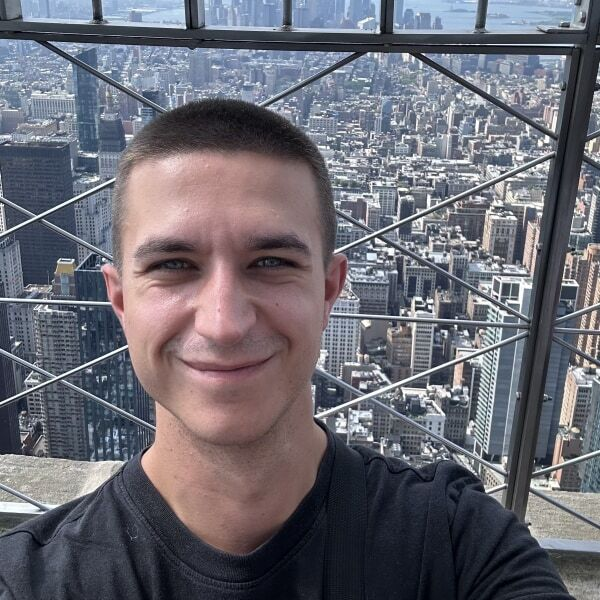
#> input picture input/charlie-test.jpeg, 600 x 600 px
$ python heatmap.py ../../input/charlie-test.jpeg
#> lines starting #> are read from the running program, lines starting #| are printed output that depends on the picture
"""Puzzle quality heatmap — visual overlay showing problem regions.

Divides image into a piece-sized grid, computes per-cell quality
(local variance + color entropy + edge density), and generates a
color-coded overlay: green (good) → yellow (weak) → red (dead zone).

Also returns a JSON-serializable grid of cell scores for the web UI.
"""

from pathlib import Path
from typing import Dict, List, Optional, Tuple

import cv2
import numpy as np


def generate_heatmap(
    image_path: str,
    output_path: str,
    grid_size: Tuple[int, int] = (8, 6),
) -> Dict:
    """Generate a puzzle quality heatmap overlay.

    Args:
        image_path: Path to the image to analyze.
        output_path: Path to save the heatmap overlay image.
        grid_size: (cols, rows) for the analysis grid. Default 8x6.

    Returns:
        Dict with 'grid_scores' (2D list of cell scores 0-100),
        'min_cell' (worst cell score), 'mean_cell' (average),
        and 'problem_regions' (list of {row, col, score, reason}).
    """
#> called with image_path = '../../input/charlie-test.jpeg', output_path = 'heatmap.png', grid_size = (8, 6)
    img = cv2.imread(image_path)
#> img is the input picture: shape (600, 600, 3); mean B, G, R 114.6, 105.8, 107
    if img is None:
        return {"error": "Could not read image"}

    gray = cv2.cvtColor(img, cv2.COLOR_BGR2GRAY)
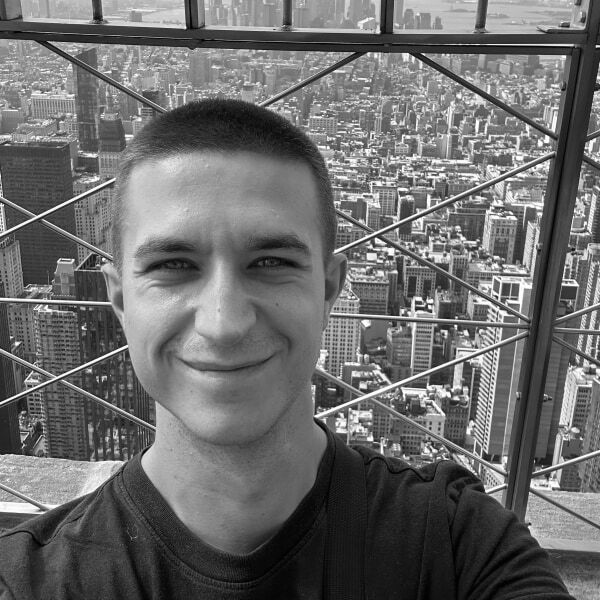
#> gray: shape (600, 600); min 1, max 255, mean 107.2
    h, w = gray.shape
#> h = 600; w = 600
    cols, rows = grid_size
    cell_h = h // rows
#> cell_h = 100
    cell_w = w // cols
#> cell_w = 75

    grid_scores = []
    problem_regions = []

    for r in range(rows):
        row_scores = []
        for c in range(cols):
            y1, y2 = r * cell_h, (r + 1) * cell_h
            x1, x2 = c * cell_w, (c + 1) * cell_w
            cell_gray = gray[y1:y2, x1:x2]
            cell_bgr = img[y1:y2, x1:x2]

            # Compute cell quality from 3 signals
            variance_score = _cell_variance_score(cell_gray)
            entropy_score = _cell_entropy_score(cell_bgr)
            edge_score = _cell_edge_score(cell_gray)

            # Weighted blend
            cell_score = (
                variance_score * 0.40
                + entropy_score * 0.35
                + edge_score * 0.25
            )
            cell_score = round(max(0, min(100, cell_score)), 1)
            row_scores.append(cell_score)

            # Flag problem regions
            if cell_score < 40:
                reason = _diagnose_cell(variance_score, entropy_score, edge_score)
                problem_regions.append({
                    "row": r, "col": c, "score": cell_score, "reason": reason,
                })

        grid_scores.append(row_scores)
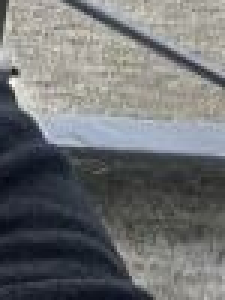
#> cell_bgr: shape (100, 75, 3) (shown 3 times larger); mean B, G, R 114.1, 113, 111.2
#> after the loop, grid_scores = 6 items; problem_regions = 3 items

    # Generate overlay image
    overlay = img.copy()
    for r in range(rows):
        for c in range(cols):
            y1, y2 = r * cell_h, (r + 1) * cell_h
            x1, x2 = c * cell_w, (c + 1) * cell_w
            score = grid_scores[r][c]

            # Color: green (good) → yellow (ok) → red (bad)
            color = _score_to_color(score)

            # Semi-transparent overlay
            cell_overlay = overlay[y1:y2, x1:x2].copy()
            cell_color = np.full_like(cell_overlay, color)
            alpha = 0.35
            cv2.addWeighted(cell_color, alpha, cell_overlay, 1 - alpha, 0, overlay[y1:y2, x1:x2])

            # Grid lines
            cv2.rectangle(overlay, (x1, y1), (x2, y2), (255, 255, 255), 1)

            # Score text
            text = f"{score:.0f}"
            font_scale = min(cell_w, cell_h) / 120
            thickness = max(1, int(font_scale * 2))
            text_size = cv2.getTextSize(text, cv2.FONT_HERSHEY_SIMPLEX, font_scale, thickness)[0]
            tx = x1 + (cell_w - text_size[0]) // 2
            ty = y1 + (cell_h + text_size[1]) // 2
            # Black outline for readability
            cv2.putText(overlay, text, (tx, ty), cv2.FONT_HERSHEY_SIMPLEX,
                        font_scale, (0, 0, 0), thickness + 2)
            cv2.putText(overlay, text, (tx, ty), cv2.FONT_HERSHEY_SIMPLEX,
                        font_scale, (255, 255, 255), thickness)
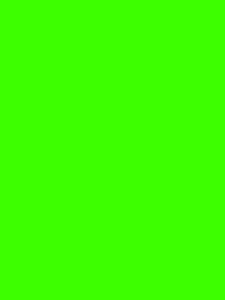
#> cell_color: shape (100, 75, 3) (shown 3 times larger); mean B, G, R 0, 255, 61
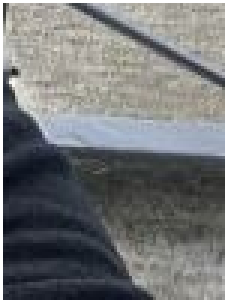
#> cell_overlay: shape (100, 75, 3) (shown 3 times larger); mean B, G, R 117.6, 116.6, 114.8
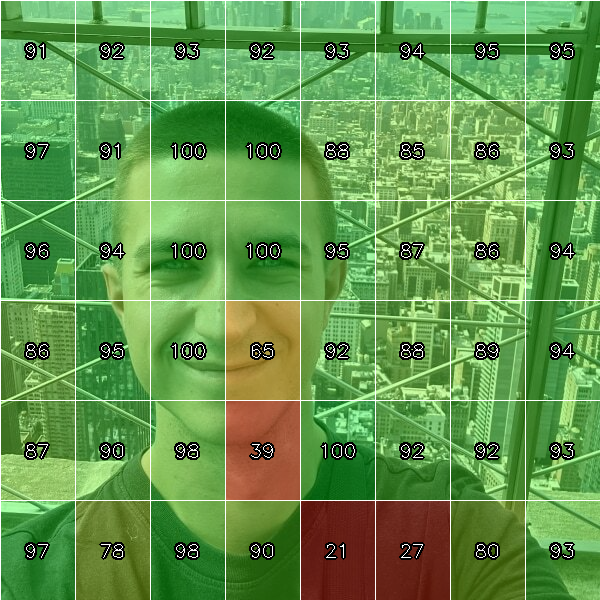
#> overlay: shape (600, 600, 3); mean B, G, R 77.6, 151, 99.1

    # Save
    Path(output_path).parent.mkdir(parents=True, exist_ok=True)
    cv2.imwrite(output_path, overlay)

    all_scores = [s for row in grid_scores for s in row]
#> all_scores = 48 values, max 100 at index 10, min 21.1 at index 44, mean 87.9
    return {
        "grid_scores": grid_scores,
        "min_cell": round(min(all_scores), 1),
        "mean_cell": round(float(np.mean(all_scores)), 1),
        "max_cell": round(max(all_scores), 1),
        "problem_regions": problem_regions,
        "heatmap_path": output_path,
    }


def _cell_variance_score(cell_gray: np.ndarray) -> float:
    """Score cell based on local luminance variance. 0-100."""
    var = float(np.var(cell_gray))
    # variance < 100 is flat, > 800 is very detailed
    if var >= 800:
        return 100.0
    elif var >= 200:
        return 50 + (var - 200) / 600 * 50
    elif var >= 100:
        return 20 + (var - 100) / 100 * 30
    else:
        return max(0, var / 100 * 20)


def _cell_entropy_score(cell_bgr: np.ndarray) -> float:
    """Score cell based on color entropy. 0-100."""
    entropies = []
    for c in range(3):
        hist, _ = np.histogram(cell_bgr[:, :, c].flatten(), bins=64, range=(0, 256))
        hist = hist / hist.sum()
        hist = hist[hist > 0]
        entropy = -np.sum(hist * np.log2(hist))
        entropies.append(entropy)
    avg = float(np.mean(entropies))
    # Max entropy for 64 bins is 6.0, good cell is >4.0
    return min(100, max(0, avg / 5.0 * 100))


def _cell_edge_score(cell_gray: np.ndarray) -> float:
    """Score cell based on edge density. 0-100."""
    edges = cv2.Canny(cell_gray, 50, 150)
    density = np.mean(edges > 0) * 100
    # 5-15% is good
    if 5 <= density <= 15:
        return 100.0
    elif density < 5:
        return max(0, density / 5 * 80)
    else:
        return max(0, 100 - (density - 15) * 3)


def _score_to_color(score: float) -> Tuple[int, int, int]:
    """Convert score 0-100 to BGR color: red → yellow → green."""
    if score >= 70:
        # Green to yellow-green
        t = (score - 70) / 30
        return (0, 255, int(255 * (1 - t)))  # BGR
    elif score >= 40:
        # Yellow to orange
        t = (score - 40) / 30
        return (0, int(180 + 75 * t), 255)  # BGR
    else:
        # Orange to red
        t = score / 40
        return (0, int(80 * t), 255)  # BGR


def _diagnose_cell(variance_score: float, entropy_score: float, edge_score: float) -> str:
    """Diagnose why a cell scored low."""
    issues = []
    if variance_score < 30:
        issues.append("flat/uniform area")
    if entropy_score < 30:
        issues.append("low color variety")
    if edge_score < 30:
        issues.append("no detail/edges")
    return ", ".join(issues) if issues else "low overall quality"


if __name__ == "__main__":
    import argparse
    import json

    parser = argparse.ArgumentParser(description="Generate puzzle quality heatmap.")
    parser.add_argument("image", help="Image to analyze")
    parser.add_argument("--output", "-o", default="heatmap.png", help="Output path")
    parser.add_argument("--cols", type=int, default=8, help="Grid columns")
    parser.add_argument("--rows", type=int, default=6, help="Grid rows")
    args = parser.parse_args()

    result = generate_heatmap(args.image, args.output, (args.cols, args.rows))
#> result = 6 items
    print(json.dumps(result, indent=2, default=str))
#> (printed output is left out)
    print(f"\nHeatmap saved to {args.output}")

$ run again, on input/scott/scott-bm.jpg
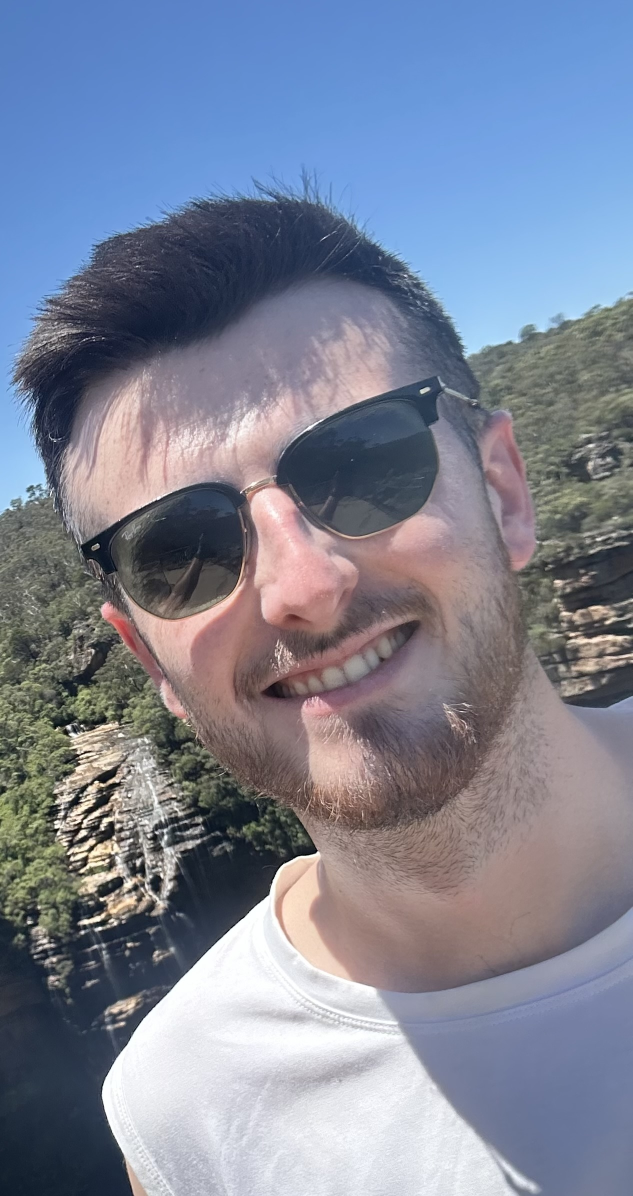
#> input picture input/scott/scott-bm.jpg, 1265 x 2392 px (shown at 1/2 size)
#> in generate_heatmap, img is the input picture: shape (2392, 1265, 3); mean B, G, R 150.3, 131.9, 125.2
#> after the loop in generate_heatmap, `for r in range(rows):`:
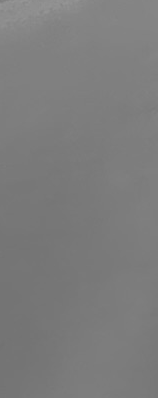
#> cell_gray: shape (398, 158); min 113, max 150, mean 123.9
#> after the loop in generate_heatmap, `for r in range(rows):`: grid_scores = 6 items; problem_regions = 10 items
#> after the loop in generate_heatmap, `for r in range(rows):`:
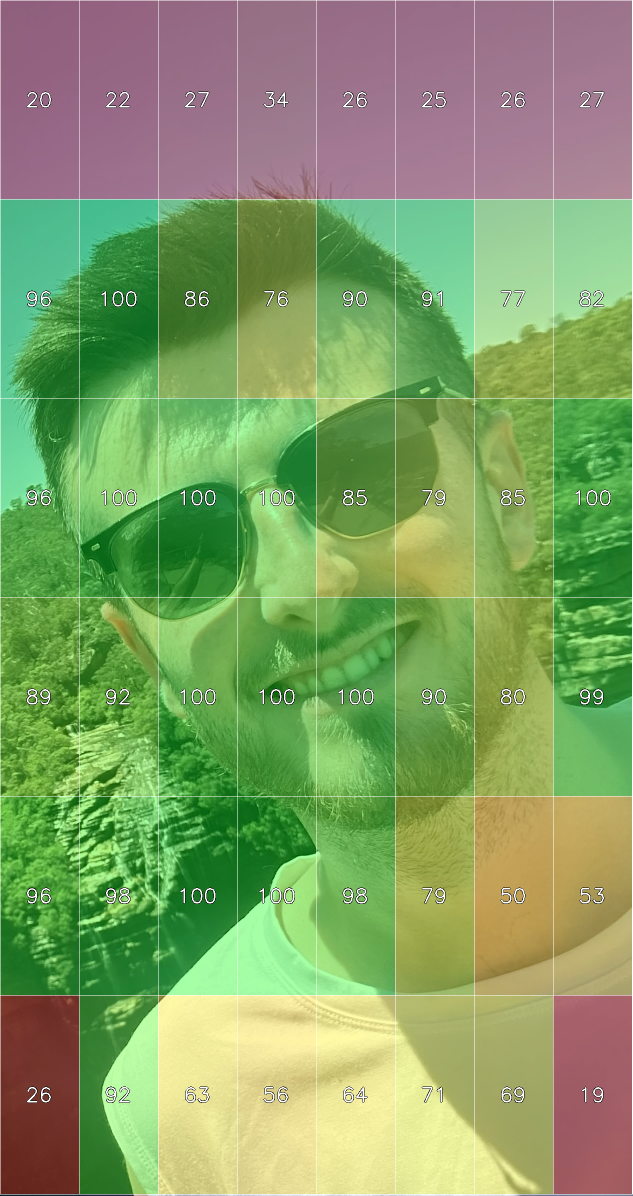
#> overlay: shape (2392, 1265, 3) (shown at 1/2 size); mean B, G, R 100.1, 159.7, 129.6
#> all_scores = 48 values, max 100 at index 17, min 19 at index 47, mean 73.67
#> result = 6 items
#> (printed output is left out)
